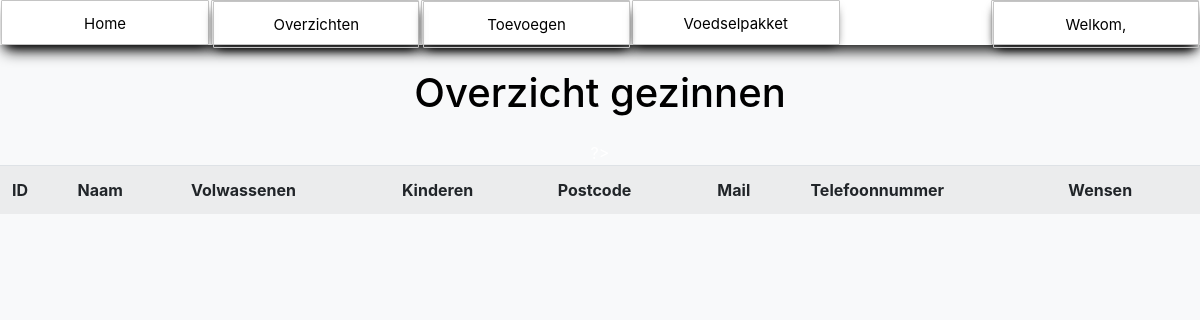
/overzichtgezinnen.php (signed in), run on an earlier commit of the app's database.
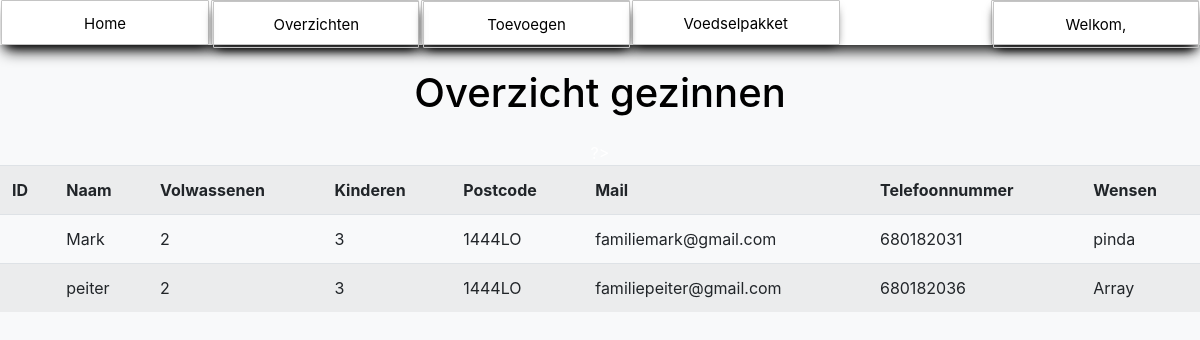
And on a later commit of the database.
### tables this page shows
CREATE TABLE `gezinnen` (
  `id` int(11) NOT NULL,
  `naam` varchar(200) NOT NULL,
  `volwassenen` int(11) NOT NULL,
  `kinderen` int(11) NOT NULL,
  `postcode` varchar(25) NOT NULL,
  `mail` varchar(255) NOT NULL,
  `telefoonnummer` int(11) NOT NULL,
  `wensen` varchar(255) NOT NULL
);

### overzichtgezinnen.php (the view, shortened to what this page needs)
<!DOCTYPE html>
<html lang="en">
<head>
    <link href="https://stackpath.bootstrapcdn.com/bootstrap/4.5.0/css/bootstrap.min.css" rel="stylesheet">
</head>
<body class="bg-light">
    <?php
        include "navigation.php";
        if (isset($_SESSION['loggedin']) && $_SESSION['loggedin'] == true) {
    ?>
    <br>
    <CENTER><h1 style="color: black;">Overzicht gezinnen</h1>
    <div class="table-responsive mt-4">
        <table class="table table-striped">
        <tr>
            <th>ID</th>
            <th>Naam</th>
            <th>Volwassenen</th>
            <th>Kinderen</th>
            <th>Postcode</th>
            <th>Mail</th>
            <th>Telefoonnummer</th>
            <th>Wensen</th>
        </tr>
        </div>
        </CENTER>
        <?php
        include 'config.php';
        try {
            $sql = "SELECT * FROM gezinnen";
            $stmt = $conn->prepare($sql);
            $stmt->execute();
            $gezinnen = $stmt->fetchAll();
            foreach ($gezinnen as $gezin) {
                echo "<tr>";
                echo "<td>" . $gezin['accountid'] . "</td>";
                echo "<td>" . $gezin['naam'] . "</td>";
                echo "<td>" . $gezin['volwassenen'] . "</td>";
                echo "<td>" . $gezin['kinderen'] . "</td>";
                echo "<td>" . $gezin['postcode'] . "</td>";
                echo "<td>" . $gezin['mail'] . "</td>";
                echo "<td>" . $gezin['telefoonnummer'] . "</td>";
                echo "<td>" . $gezin['wensen'] . "</td>";
                echo "</tr>";
            }
        } catch (PDOException $e) {
            echo "<div class='alert alert-danger'>" . $e->getMessage() . "</div>";
        }
    ?>
</body>
</html>
  <?php
  }
  else {
    header("Location: index.php");
  }
  ?>

### navigation.php (shortened to what this page needs)
<!DOCTYPE html>
<html>
<head>
  <link rel="stylesheet" type="text/css" media="screen" href="navigation.css" />
</head>
<body>
<?php
if (isset($_SESSION['loggedin']) && $_SESSION['loggedin'] == true) {
?>
<section>
  <center>
    <div>
      <nav class="nav_bar">
        <div onclick="location.href='index.php';">Home</div>
        <div class="dropdown">
          <div class="hover-button">Overzichten</div>
        </div>
        <div class="dropdown">
          <div class="hover-button">Toevoegen</div>
        </div>
        <div onclick="location.href='samenstellen.php';">Voedselpakket</div>
        <div class="dropdown">
          <div style="color: black;">Welkom, <?php echo $_SESSION['user_name']; ?></div>
        </div>
      </nav>
    </div>
  </center>
</section>
<?php
}
?>

### navigation.css (style rules this page uses)
body { color: white; padding: 0; margin: 0; }
.nav_bar { position: absolute; color: black; text-align: center; display: flex; box-shadow: 0px 10px 15px -5px black; position: relative; width: 100%; height: 45px; background: #ffffff; font-size: 15px; z-index: 0; line-height: 45px; }
.nav_bar div { color: black; width: 100%; box-shadow: 0px 5px 10px -5px black; cursor: pointer; transition: all 0.5s ease; border: 0.1px solid rgb(196, 196, 196); border-radius: 1px; margin-left: 1px; margin-right: 1px; }
.nav_bar div:nth-child(4) { margin-right: 150px; }
.dropdown { position: relative; display: inline-block; }
.hover-button { border: 1px solid black; }

### navigation.php (style rules this page uses)
.nav_bar { position: relative; z-index: 900; }

What changed in the data, as far as the page shows it:
added gezinnen: naam "Mark", volwassenen "2", kinderen "3", postcode "1444LO", mail "familiemark@gmail.com", telefoonnummer "680182031", wensen "pinda"
added gezinnen: naam "peiter", volwassenen "2", kinderen "3", postcode "1444LO", mail "familiepeiter@gmail.com", telefoonnummer "680182036", wensen "Array"
